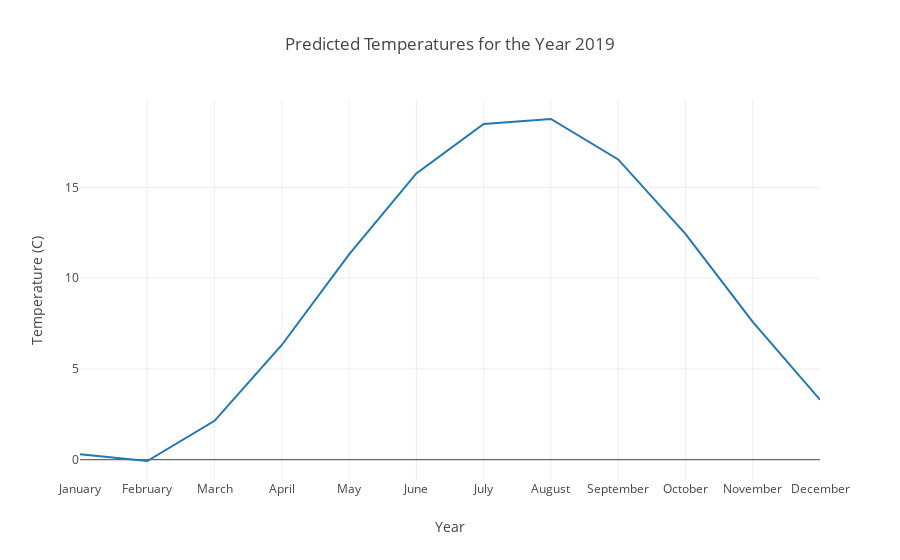

Source (notebook cell):
### Code cell
# plotting the predicted values for the nth year

trace = go.Scatter(
    x = ["January", "February", "March", "April", "May", "June", "July", "August", "September", "October", "November", "December"],
    y = out_of_sample_forecast[-12:],
    mode = 'lines',
    name = 'Average Temperature'
)

layout = go.Layout(
    title='Predicted Temperatures for the Year %d' % (2013+num_years),
    xaxis=dict(
        title='Year',
    ),
    yaxis=dict(
        title='Temperature (C)',
    )
)
data = [trace]

fig = go.Figure(data=data, layout=layout)
iplot(fig)

### Figure 1 — Plotly figure (JSON) as saved in the notebook; plotly's stock layout.template omitted (floating-point values rounded to 4 significant figures)
{"data": [{"mode": "lines", "name": "Average Temperature", "type": "scatter", "uid": "e83af613-6822-4458-8eab-ed921c5d241d", "x": ["January", "February", "March", "April", "May", "June", "July", "August", "September", "October", "November", "December"], "y": [0.3032, -0.07144, 2.142, 6.319, 11.31, 15.77, 18.5, 18.77, 16.54, 12.44, 7.59, 3.308]}], "layout": {"title": {"text": "Predicted Temperatures for the Year 2019"}, "xaxis": {"title": {"text": "Year"}}, "yaxis": {"title": {"text": "Temperature (C)"}}}}
